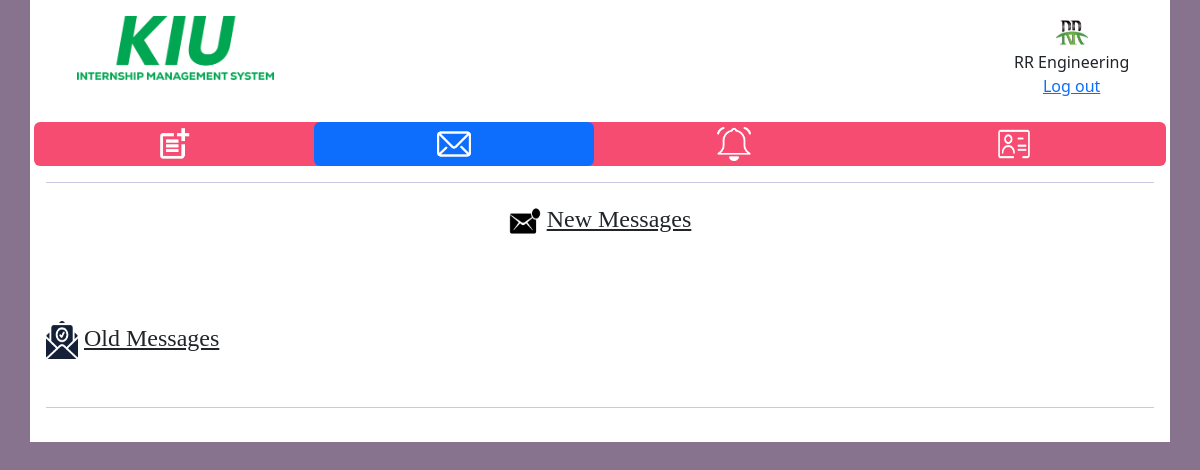
Screenshot of /commsg/f93529e37d03422682b8f2d5024f8d8e/ with the database file from the repository.
### WorkplaceApp/models.py (models this page shows)
class companyDataTable(models.Model):
    comid = models.UUIDField(
        default=uuid.uuid4, primary_key=True, editable=False, unique=True
    )
    companyname = models.CharField(max_length=100)
    comregno = models.CharField(max_length=500)
    address = models.TextField(blank=True, null=True)
    email = models.CharField(max_length=200)
    tel = models.CharField(max_length=50)
    preffield = models.CharField(max_length=300)
    linkedin = models.CharField(blank=True, null=True, max_length=1000)
    createtimestamp = models.DateTimeField(auto_now_add=True)
    updatetimestamp = models.DateTimeField(auto_now_add=True)
    profilepic = models.ImageField(null=True, blank=True)
    username = models.CharField(unique=True, max_length=200)
    password = models.CharField(max_length=100)

### WorkplaceApp/views.py (the view)
# urls.py: path("commsg/<str:comid>/", views.commsg, name="commsg"),
def commsg(request, comid):
    comdb = companyDataTable.objects.get(comid=comid)
    newmsgdb = message.objects.filter(ReceiverID=comid, MarkAsRead="0")
    oldmsgdb = message.objects.filter(ReceiverID=comid, MarkAsRead="1")
    return render(
        request,
        "company/commsg.html",
        {"comdb": comdb, "newmsgdb": newmsgdb, "oldmsgdb": oldmsgdb},
    )

### template/company/commsg.html (shortened to what this page needs)
<!DOCTYPE html>
<html>
    <head>
        {% load static %}
        <link href="https://cdn.jsdelivr.net/npm/bootstrap@5.2.3/dist/css/bootstrap.min.css" rel="stylesheet">
          <link href="{% static 'css/style.css' %} " rel="stylesheet">
    </head>
    <body style="background-color: #88738E;">
		<div class="container p-3" style="background-color: #ffffff;">
			<div class="row header">
				<div class="col-3 col-sm-3">
				<img src="{% static 'images/WorkplaceIcon.png' %}" alt="Company Logo" style=" height: 64px; width: auto;" class="companyLogo">
				</div>
				<div class="col-7 col-sm-7">
				</div>
				<div class="col-2 col-sm-2">
				<img src="{{comdb.profilepic.url}}" alt="User Icon" style="width: 34px; height: 34px;" class="usericon rounded-pill "><br>{{comdb.companyname}}<br><a href="{% url 'logout' %}">Log out</a>
				</div>
			</div>
			<br>
			<div class="row sticky">
			  <ul class="nav nav-pills nav-justified navbarclr">
			    <li class="nav-item">
			      <a class="nav-link" href="{% url 'addpost' comdb.comid %}"> <img src="{% static 'images/icon/addpost.png' %}" alt="Add Posts" style="width: 34px; height: 34px;" class="btnicon"> </a>
			    </li>
			    <li class="nav-item">
			      <a class="nav-link active" href="{% url 'commsg' comdb.comid %}"><img src="{% static 'images/icon/msgwhite.png' %}" alt="Messages" style="width: 34px; height: 34px;" class="btnicon"></a>
			    </li>
			    <li class="nav-item">
			      <a class="nav-link" href="{% url 'ComNotifications' comdb.comid %}"><img src="{% static 'images/icon/notificationwhite.png' %}" alt="Notifications" style="width: 34px; height: 34px;" class="btnicon"></a>
			    </li>
			    <li class="nav-item">
			      <a class="nav-link" href="{% url 'mypost' comdb.comid %}"><img src="{% static 'images/icon/mypost.png' %}" alt="My Posts" style="width: 34px; height: 34px;" class="btnicon"></a>
			    </li>
			  </ul>
			</div>
			<hr style="color:#242582; height:3px;">
            <div class="row">
				<center>
                <div class="newchatHeads">
					<h2 style=" font-family: verdana; font-size: 150%;">
					<img src="{% static 'images/icon/Unread.png' %}" alt="Unread icon" style="width: 32px; height: 40px;">
					<u> New Messages</u></h2>
				</div>
				</center>
            </div>
			<br><br><br>
			<div class="row">
                <div class="oldchatHeads">
					<h2 style=" font-family: verdana; font-size: 150%;">
					<img src="{% static 'images/icon/readmsg.png' %}" alt="Unread messages" style="width: 32px; height: 38px;">
					<u> Old Messages</u>
					</h2>
					<br>
                </div>
            </div>
            <hr style="color:#242582; height:3px;">
		</div>
</body>
</html>

### static/css/style.css (style rules this page uses)
.header { text-align: center; }
div.sticky { position: -webkit-sticky; position: sticky; top: 0; padding: 0px; }
.nav-item > a { padding: 5px; color: black }
.navbarclr { background-color: #f64c72; border-radius: 6px; }
:root { --primary-color:#242582; }

### rows the page displays
companyDataTable: profilepic (picture), companyname "RR Engineering"
